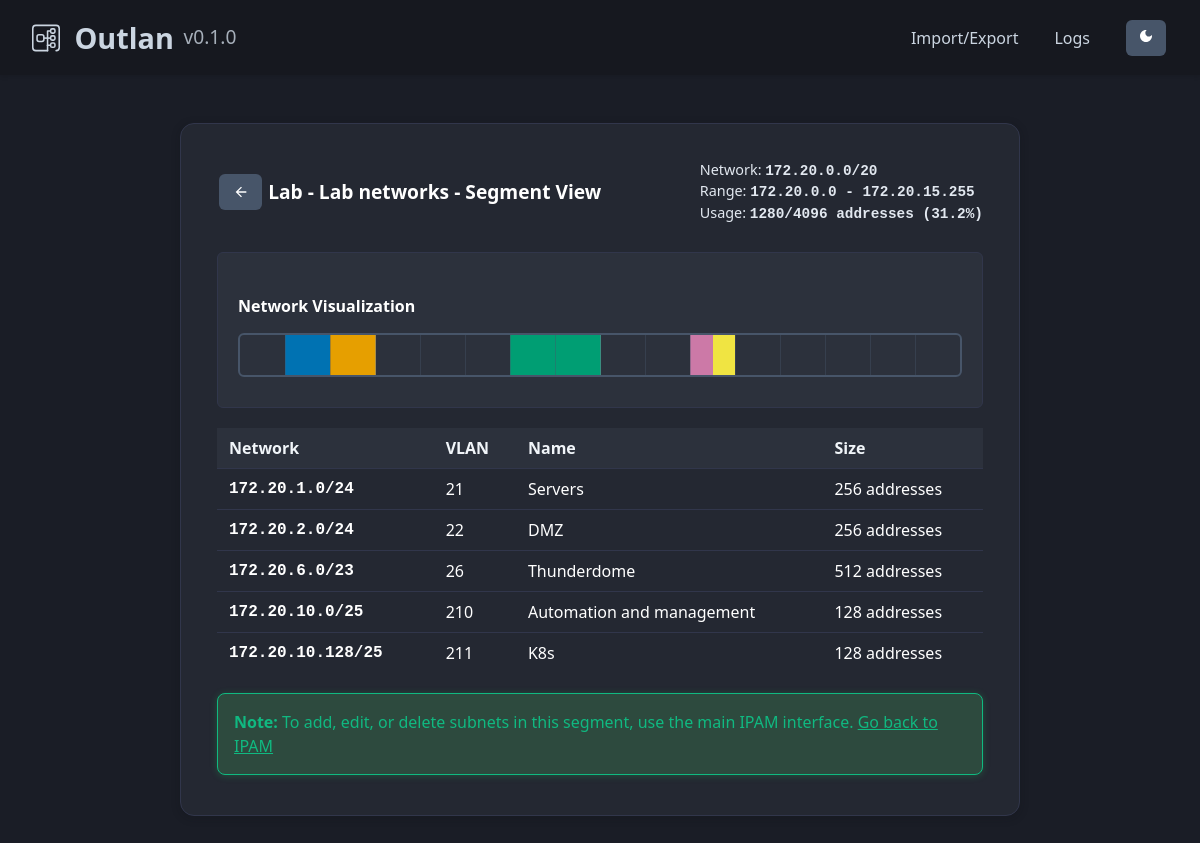
Page /segment/container/2 on the committed database.
### app/models/__init__.py (models this page shows, shortened)
class NetworkContainer(db.Model):
    __tablename__ = "network_containers"
    id = Column(Integer, primary_key=True, autoincrement=True)
    block_id = Column(Integer, ForeignKey("network_blocks.id"), nullable=False)
    name = Column(String(255), nullable=False)
    base_network = Column(String(50), nullable=False)  # CIDR format for segment planning
    position = Column(Integer, default=0)
    block = relationship("NetworkBlock", back_populates="containers")

class Subnet(db.Model):
    __tablename__ = "subnets"
    id = Column(Integer, primary_key=True, autoincrement=True)
    block_id = Column(Integer, ForeignKey("network_blocks.id"), nullable=False)
    name = Column(String(255), nullable=False)
    vlan_id = Column(Integer)
    cidr = Column(String(50), nullable=False)
    block = relationship("NetworkBlock", back_populates="subnets")

### app/blueprints/segment_routes.py (the view)
@segment_bp.route("/container/<int:container_id>")
def view_container_segment(container_id):
    try:
        container = DatabaseService.get_container_by_id(container_id)
        if not container:
            flash(f"Container with ID {container_id} not found", "error")
            return redirect(url_for("main.index"))
        subnets = DatabaseService.get_subnets_by_block_id(container.block_id)
        allocations = []
        try:
            container_net = ipaddress.ip_network(container.base_network, strict=False)
            for subnet in subnets:
                try:
                    subnet_net = ipaddress.ip_network(subnet.cidr, strict=False)
                    if subnet_net.subnet_of(container_net):
                        allocations.append(
                            {
                                "id": subnet.id,
                                "network": subnet.cidr,
                                "description": subnet.name,
                                "vlan_tag": str(subnet.vlan_id) if subnet.vlan_id else "",
                                "created": datetime.now().isoformat(),
                            }
                        )
                except ValueError:
                    continue
        except ValueError:
            flash(f"Container has invalid base network: {container.base_network}", "error")
            return redirect(url_for("main.index"))
        def sort_by_network(allocation):
            try:
                return ipaddress.ip_network(allocation["network"], strict=False)
            except ValueError:
                return ipaddress.ip_network("255.255.255.255/32")
        allocations.sort(key=sort_by_network)
        usage = calculate_network_usage(container.base_network, [{"cidr": a["network"]} for a in allocations])
        try:
            container_net = ipaddress.ip_network(container.base_network, strict=False)
            network_address = str(container_net.network_address)
            broadcast_address = str(container_net.broadcast_address)
            ip_range = f"{network_address} - {broadcast_address}"
        except ValueError:
            ip_range = "Invalid network"
        segment_data = {
            "id": container.id,
            "name": f"{container.block.name} - {container.name}",
            "network": container.base_network,
            "ip_range": ip_range,
            "allocations": allocations,
            "usage": usage,
        }
        return render_template(
            "segment_planner.html", segment=segment_data, version=current_app.version, theme=get_theme()
        )
    except Exception as e:
        logger.error(f"Error viewing container segment {container_id}: {str(e)}", exc_info=True)
        flash(f"Error viewing container segment: {str(e)}", "error")
        return redirect(url_for("main.index"))

### app/blueprints/segment_routes.py (called while the page is built)
def calculate_network_usage(base_network, allocations):
    try:
        base_net = ipaddress.ip_network(base_network, strict=False)
        total_hosts = base_net.num_addresses
        used_hosts = 0
        for alloc in allocations:
            alloc_net = ipaddress.ip_network(alloc["cidr"], strict=False)
            used_hosts += alloc_net.num_addresses
        return {
            "total_hosts": total_hosts,
            "used_hosts": used_hosts,
            "free_hosts": total_hosts - used_hosts,
            "usage_percent": (used_hosts / total_hosts) * 100 if total_hosts > 0 else 0,
        }
    except ValueError:
        return {"total_hosts": 0, "used_hosts": 0, "free_hosts": 0, "usage_percent": 0}

### app/config.py (called while the page is built)
def get_theme() -> str:
    valid_options = ["light", "dark", "midnight"]
    return config.get_enum("display", "theme", valid_options, DEFAULT_THEME, "THEME")

    def get(self, section: str, key: str, default: Any = None, env_var: Optional[str] = None) -> Any:
        if env_var and env_var in os.environ:
            return os.environ[env_var]
        try:
            return self.config.get(section, key)
        except (configparser.NoSectionError, configparser.NoOptionError):
            return default

    def get_enum(self, section: str, key: str, valid_options: list, default: str, env_var: Optional[str] = None) -> str:
        value = self.get(section, key, default, env_var)
        for option in valid_options:
            if value.upper() == option.upper():
                return option
        return default

### app/utils/__init__.py (called while the page is built)
    @staticmethod
    def get_container_by_id(container_id: int) -> Optional[NetworkContainer]:
        return db.session.get(NetworkContainer, container_id)

    @staticmethod
    def get_subnets_by_block_id(block_id: int) -> List[Subnet]:
        return Subnet.query.filter_by(block_id=block_id).all()

### app/templates/segment_planner.html (shortened to what this page needs)
{% extends "base.html" %}
{% block content %}
<div class="block-section">
    <div class="block-header">
        <div class="block-title-section">
            <button type="button" class="btn-small" onclick="window.location.href='{{ url_for('main.index') }}'" title="Back to IPAM">
                <svg width="16" height="16" viewBox="0 0 24 24" fill="currentColor">
                    <path d="M20 11H7.83l5.59-5.59L12 4l-8 8 8 8 1.41-1.41L7.83 13H20v-2z"/>
                </svg>
            </button>
            <h3 class="block-title">{{ segment.name }} - Segment View</h3>
        </div>
        <div class="block-actions">
            <div class="network-info-display" style="color: var(--color-text-secondary); font-size: 0.9em; line-height: 1.4;">
                <div>Network: <strong style="font-family: monospace;">{{ segment.network }}</strong></div>
                <div>Range: <strong style="font-family: monospace;">{{ segment.ip_range }}</strong></div>
                <div id="usage-display">
                    Usage: <strong style="font-family: monospace;">{{ segment.usage.used_hosts }}/{{ segment.usage.total_hosts }} addresses
                    ({{ "%.1f"|format(segment.usage.usage_percent) }}%)</strong>
                </div>
            </div>
        </div>
    </div>
    <div class="block-content">
        <div class="segment-visualization-container" style="margin-bottom: 20px;">
            <div class="segment-visualization-card" style="background: var(--color-bg-tertiary); border: 1px solid var(--color-border-light); border-radius: 6px; padding: 20px; margin: 0.25em 0; display: block;">
                <h4 style="margin-bottom: 15px; color: var(--color-text-primary);">Network Visualization</h4>
                <div class="network-bar" id="network-bar" style="position: relative; height: 40px; background: var(--color-bg-tertiary); border: 2px solid var(--color-border); border-radius: 6px; margin: 10px 0; overflow: hidden;"></div>
            </div>
        </div>
        <div class="segment-subnets">
            <table class="subnets-table">
                <thead>
                    <tr>
                        <th>Network</th>
                        <th>VLAN</th>
                        <th>Name</th>
                        <th>Size</th>
                    </tr>
                </thead>
                <tbody id="allocations-tbody">
                    {% if segment.allocations %}
                        {% for allocation in segment.allocations %}
                        <tr>
                            <td class="network-column" style="font-family: monospace;">{{ allocation.network }}</td>
                            <td>{{ allocation.vlan_tag or '-' }}</td>
                            <td>{{ allocation.description or '-' }}</td>
                            <td class="allocation-size" data-network="{{ allocation.network }}">-</td>
                        </tr>
                        {% endfor %}
                    {% else %}
                        <tr>
                            <td colspan="4" style="text-align: center; color: var(--color-text-muted); font-style: italic; padding: 1em;">
                                No subnets found for this segment.
                            </td>
                        </tr>
                    {% endif %}
                </tbody>
            </table>
        </div>
        <div class="success-message" style="margin-top: 20px;">
            <strong>Note:</strong> To add, edit, or delete subnets in this segment, use the main IPAM interface.
            <a href="{{ url_for('main.index') }}" style="color: var(--color-success); text-decoration: underline;">Go back to IPAM</a>
        </div>
    </div>
</div>
{% endblock %}

### app/static/style/style.css (style rules this page uses)
@media (min-width: 1200px) { .btn-small { padding: 0.6em 0.9em; font-size: 0.95em; } }

### app/static/style/segment_planner.css (style rules this page uses)
:root { --segment-color-0: #0072B2; --segment-color-1: #E69F00; --segment-color-2: #009E73; --segment-color-3: #CC79A7; --segment-color-4: #F0E442; --segment-color-5: #D55E00; --segment-color-6: #56B4E9; --segment-color-7: #999999; }
.segment-subnets { display: block; }
.segment-subnets .subnets-table { width: 100%; border-collapse: collapse; margin-bottom: 1em; }
.segment-subnets .subnets-table th, .segment-subnets .subnets-table td { padding: 8px 12px; border-bottom: 1px solid var(--color-border-light); text-align: left; }
.segment-subnets .subnets-table th { color: var(--color-text-light); background: var(--color-bg-tertiary); font-weight: 600; }
.segment-subnets .subnets-table tr:last-child td { border-bottom: none; }
.segment-subnets .network-column { font-family: monospace; font-weight: bold; }

### app/static/style/variables.css (style rules this page uses)
:root { --color-accent: #525be1; --color-accent-hover: #4c55d1; --color-orange: #ff8c00; --color-orange-hover: #e67c00; --color-primary: #3b82f6; --color-primary-dark: #1d4ed8; --color-primary-hover: #2563eb; --color-secondary: #475569; --color-secondary-hover: #64748b; --color-bg-primary: #1a1d26; --color-bg-secondary: #242832; --color-bg-tertiary: #2c313c; --color-bg-quaternary: #16181f; --color-text-primary: #ffffff; --color-text-secondary: #e2e8f0; --color-text-muted: #cbd5e1; --color-text-light: #f1f5f9; --color-success: #10b981; --color-success-hover: #059669; --color-warning: #ffa500; --color-danger: #8b2635; --color-danger-hover: #a83242; --color-danger-bright: #fa4069; --color-error-bg: #3d1a1a; --color-warning-bg: #3d2d1a; --color-success-bg: #2d4a3e; --color-border: #475569; --color-border-light: #31364b; --color-border-dark: #3a3f4c; --color-shadow-primary: #0f111844; --color-shadow-success: #22c55e44; --color-shadow-warning: #ffa50044; --color-shadow-danger: #6e284944; }
* { transition: background-color 0.3s ease, color 0.3s ease, border-color 0.3s ease; }

### app/static/style/components.css (style rules this page uses)
.btn-base, .btn-main, .btn-small, .delete-btn, .edit-link, .rename-btn, .save-btn, .cancel-btn, .export-btn, .move-up-btn, .move-down-btn, .collapse-btn, .current-state-btn, .add-subnet-btn, .segment-btn, .theme-toggle { display: inline-flex; align-items: center; justify-content: center; gap: 0.25em; min-height: 36px; padding: 0.5em 0.75em; border-radius: 6px; font-size: 0.85em; font-weight: 500; text-decoration: none; line-height: 1; border: none; cursor: pointer; margin: 0.125em; box-sizing: border-box; transition: all 0.2s ease; user-select: none; background: var(--color-secondary); color: var(--color-text-primary); }

### app/static/style/layout.css (style rules this page uses)
body { background: var(--color-bg-primary); color: var(--color-text-primary); font-family: 'Segoe UI', Tahoma, Geneva, Verdana, sans-serif; margin: 0; padding: 0; font-size: 16px; line-height: 1.5; }
.block-section { background: var(--color-bg-secondary); margin: 0.5em 0; border-radius: 8px; box-shadow: 0 2px 8px 0 var(--color-shadow-primary); border: 1px solid var(--color-border-light); }
.block-header { margin: 0.25em 0; display: flex; flex-direction: column; gap: 0.25em; }
.block-title-section { display: flex; align-items: center; justify-content: center; flex-wrap: wrap; gap: 0.25em; }
.block-title { font-size: 1em; font-weight: 600; color: var(--color-text-primary); margin: 0; flex: 1; min-width: 0; word-break: break-word; }
.block-actions { display: flex; flex-wrap: wrap; gap: 0.0625em; justify-content: flex-start; margin-top: 0.25em; }
.block-content { padding: 0.75em 0.75em 0 0.75em; }
.success-message { background: var(--color-success-bg); color: var(--color-success); border: 1.5px solid var(--color-success); border-radius: 8px; padding: 1em; margin: 1em 0; box-shadow: 0 1px 7px 0 var(--color-shadow-success); }
@media (min-width: 768px) { body { font-size: 16px; } }
@media (min-width: 768px) { .block-section { margin: 1em 0; padding: 1em; border-radius: 14px; } }
@media (min-width: 768px) { .block-header { margin: 0.75em; flex-direction: row; justify-content: space-between; align-items: center; } }
@media (min-width: 768px) { .block-title-section { flex-direction: row; justify-content: flex-start; } }
@media (min-width: 768px) { .block-title { font-size: 1.2em; } }
@media (min-width: 768px) { .block-actions { margin-top: 0; justify-content: flex-end; } }
@media (min-width: 1200px) { .block-section { padding: 1.5em; } }

### rows in the picture
NetworkContainer: network "172.20.0.0/20"
Subnet: network "172.20.1.0/24", vlan "21", name "Servers"
Subnet: network "172.20.2.0/24", vlan "22", name "DMZ"
Subnet: network "172.20.6.0/23", vlan "26", name "Thunderdome"
Subnet: network "172.20.10.0/25", vlan "210", name "Automation and management"
Subnet: network "172.20.10.128/25", vlan "211", name "K8s"

### other values in the picture
{{ version }} "0.1.0"
{{ segment.name }} "Lab - Lab networks"
{{ segment.ip_range }} "172.20.0.0 - 172.20.15.255"
{{ segment.usage.used_hosts }} "1280"
{{ segment.usage.total_hosts }} "4096"
{{ "%.1f"|format(segment.usage.usage_percent) }} "31.2"
